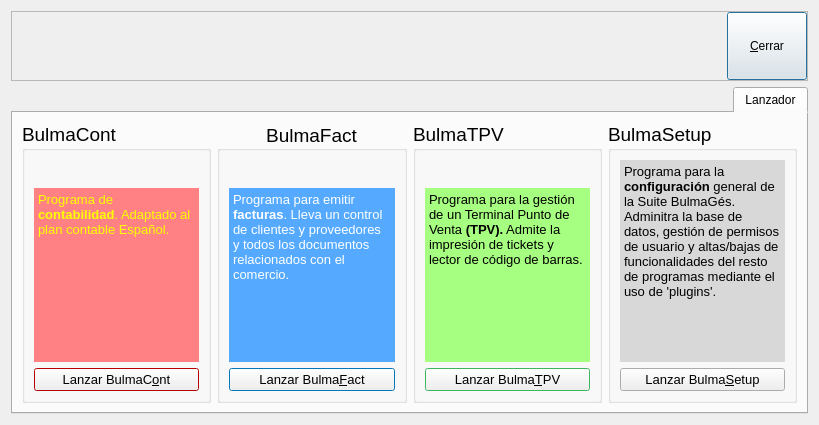
<ui version="4.0" >
 <class>BulmaGesBase</class>
 <widget class="QDialog" name="BulmaGesBase" >
  <property name="geometry" >
   <rect>
    <x>0</x>
    <y>0</y>
    <width>819</width>
    <height>425</height>
   </rect>
  </property>
  <property name="windowTitle" >
   <string>Dialog</string>
  </property>
  <layout class="QVBoxLayout" name="verticalLayout" >
   <item>
    <widget class="QFrame" name="frame" >
     <property name="sizePolicy" >
      <sizepolicy vsizetype="Fixed" hsizetype="Preferred" >
       <horstretch>0</horstretch>
       <verstretch>0</verstretch>
      </sizepolicy>
     </property>
     <property name="minimumSize" >
      <size>
       <width>0</width>
       <height>70</height>
      </size>
     </property>
     <property name="frameShape" >
      <enum>QFrame::StyledPanel</enum>
     </property>
     <property name="frameShadow" >
      <enum>QFrame::Raised</enum>
     </property>
     <layout class="QHBoxLayout" name="horizontalLayout_2" >
      <property name="margin" >
       <number>0</number>
      </property>
      <item>
       <spacer name="horizontalSpacer" >
        <property name="orientation" >
         <enum>Qt::Horizontal</enum>
        </property>
        <property name="sizeHint" stdset="0" >
         <size>
          <width>535</width>
          <height>20</height>
         </size>
        </property>
       </spacer>
      </item>
      <item>
       <widget class="QPushButton" name="mui_cerrar" >
        <property name="sizePolicy" >
         <sizepolicy vsizetype="Expanding" hsizetype="Minimum" >
          <horstretch>0</horstretch>
          <verstretch>0</verstretch>
         </sizepolicy>
        </property>
        <property name="text" >
         <string>&amp;Cerrar</string>
        </property>
       </widget>
      </item>
     </layout>
    </widget>
   </item>
   <item>
    <widget class="QTabWidget" name="tabWidget" >
     <property name="layoutDirection" >
      <enum>Qt::RightToLeft</enum>
     </property>
     <property name="tabPosition" >
      <enum>QTabWidget::North</enum>
     </property>
     <property name="tabShape" >
      <enum>QTabWidget::Rounded</enum>
     </property>
     <property name="currentIndex" >
      <number>0</number>
     </property>
     <widget class="QWidget" name="mui_tablanzador" >
      <attribute name="title" >
       <string>Lanzador</string>
      </attribute>
      <layout class="QHBoxLayout" name="horizontalLayout" >
       <item>
        <widget class="QGroupBox" name="group_bulmasetup" >
         <property name="font" >
          <font>
           <pointsize>14</pointsize>
          </font>
         </property>
         <property name="layoutDirection" >
          <enum>Qt::LeftToRight</enum>
         </property>
         <property name="title" >
          <string>BulmaSetup</string>
         </property>
         <layout class="QVBoxLayout" name="verticalLayout_4" >
          <item>
           <widget class="QTextEdit" name="mui_textbulmasetup" >
            <property name="palette" >
             <palette>
              <active>
               <colorrole role="Base" >
                <brush brushstyle="SolidPattern" >
                 <color alpha="255" >
                  <red>216</red>
                  <green>216</green>
                  <blue>216</blue>
                 </color>
                </brush>
               </colorrole>
              </active>
              <inactive>
               <colorrole role="Base" >
                <brush brushstyle="SolidPattern" >
                 <color alpha="255" >
                  <red>216</red>
                  <green>216</green>
                  <blue>216</blue>
                 </color>
                </brush>
               </colorrole>
              </inactive>
              <disabled>
               <colorrole role="Base" >
                <brush brushstyle="SolidPattern" >
                 <color alpha="255" >
                  <red>255</red>
                  <green>255</green>
                  <blue>255</blue>
                 </color>
                </brush>
               </colorrole>
              </disabled>
             </palette>
            </property>
            <property name="font" >
             <font>
              <pointsize>7</pointsize>
             </font>
            </property>
            <property name="frameShape" >
             <enum>QFrame::NoFrame</enum>
            </property>
            <property name="readOnly" >
             <bool>true</bool>
            </property>
            <property name="html" >
             <string>&lt;!DOCTYPE HTML PUBLIC "-//W3C//DTD HTML 4.0//EN" "http://www.w3.org/TR/REC-html40/strict.dtd">
&lt;html>&lt;head>&lt;meta name="qrichtext" content="1" />&lt;style type="text/css">
p, li { white-space: pre-wrap; }
&lt;/style>&lt;/head>&lt;body style=" font-family:'Sans Serif'; font-size:7pt; font-weight:400; font-style:normal;">
&lt;p style=" margin-top:0px; margin-bottom:0px; margin-left:0px; margin-right:0px; -qt-block-indent:0; text-indent:0px; font-size:10pt;">Programa para la &lt;span style=" font-weight:600;">configuración&lt;/span> general de la Suite BulmaGés. Adminitra la base de datos, gestión de permisos de usuario y altas/bajas de funcionalidades del resto de programas mediante el uso de 'plugins'.&lt;/p>&lt;/body>&lt;/html></string>
            </property>
           </widget>
          </item>
          <item>
           <widget class="QPushButton" name="mui_lanzabulmasetup" >
            <property name="font" >
             <font>
              <pointsize>10</pointsize>
             </font>
            </property>
            <property name="text" >
             <string>Lanzar Bulma&amp;Setup</string>
            </property>
           </widget>
          </item>
         </layout>
        </widget>
       </item>
       <item>
        <widget class="QGroupBox" name="group_bulmatpv" >
         <property name="palette" >
          <palette>
           <active>
            <colorrole role="Base" >
             <brush brushstyle="SolidPattern" >
              <color alpha="255" >
               <red>255</red>
               <green>255</green>
               <blue>255</blue>
              </color>
             </brush>
            </colorrole>
            <colorrole role="Window" >
             <brush brushstyle="SolidPattern" >
              <color alpha="255" >
               <red>85</red>
               <green>255</green>
               <blue>127</blue>
              </color>
             </brush>
            </colorrole>
           </active>
           <inactive>
            <colorrole role="Base" >
             <brush brushstyle="SolidPattern" >
              <color alpha="255" >
               <red>255</red>
               <green>255</green>
               <blue>255</blue>
              </color>
             </brush>
            </colorrole>
            <colorrole role="Window" >
             <brush brushstyle="SolidPattern" >
              <color alpha="255" >
               <red>85</red>
               <green>255</green>
               <blue>127</blue>
              </color>
             </brush>
            </colorrole>
           </inactive>
           <disabled>
            <colorrole role="Base" >
             <brush brushstyle="SolidPattern" >
              <color alpha="255" >
               <red>85</red>
               <green>255</green>
               <blue>127</blue>
              </color>
             </brush>
            </colorrole>
            <colorrole role="Window" >
             <brush brushstyle="SolidPattern" >
              <color alpha="255" >
               <red>85</red>
               <green>255</green>
               <blue>127</blue>
              </color>
             </brush>
            </colorrole>
           </disabled>
          </palette>
         </property>
         <property name="font" >
          <font>
           <pointsize>14</pointsize>
          </font>
         </property>
         <property name="layoutDirection" >
          <enum>Qt::LeftToRight</enum>
         </property>
         <property name="title" >
          <string>BulmaTPV</string>
         </property>
         <layout class="QVBoxLayout" name="verticalLayout_5" >
          <item>
           <widget class="QLabel" name="label_2" >
            <property name="text" >
             <string/>
            </property>
            <property name="pixmap" >
             <pixmap resource="bulmages.qrc" >:/images/iconbulmatpv.svg</pixmap>
            </property>
            <property name="alignment" >
             <set>Qt::AlignCenter</set>
            </property>
           </widget>
          </item>
          <item>
           <widget class="QTextEdit" name="mui_textbulmatpv" >
            <property name="palette" >
             <palette>
              <active>
               <colorrole role="Base" >
                <brush brushstyle="SolidPattern" >
                 <color alpha="255" >
                  <red>167</red>
                  <green>255</green>
                  <blue>129</blue>
                 </color>
                </brush>
               </colorrole>
              </active>
              <inactive>
               <colorrole role="Base" >
                <brush brushstyle="SolidPattern" >
                 <color alpha="255" >
                  <red>167</red>
                  <green>255</green>
                  <blue>129</blue>
                 </color>
                </brush>
               </colorrole>
              </inactive>
              <disabled>
               <colorrole role="Base" >
                <brush brushstyle="SolidPattern" >
                 <color alpha="255" >
                  <red>255</red>
                  <green>255</green>
                  <blue>255</blue>
                 </color>
                </brush>
               </colorrole>
              </disabled>
             </palette>
            </property>
            <property name="frameShape" >
             <enum>QFrame::NoFrame</enum>
            </property>
            <property name="readOnly" >
             <bool>true</bool>
            </property>
            <property name="html" >
             <string>&lt;!DOCTYPE HTML PUBLIC "-//W3C//DTD HTML 4.0//EN" "http://www.w3.org/TR/REC-html40/strict.dtd">
&lt;html>&lt;head>&lt;meta name="qrichtext" content="1" />&lt;style type="text/css">
p, li { white-space: pre-wrap; }
&lt;/style>&lt;/head>&lt;body style=" font-family:'Sans Serif'; font-size:14pt; font-weight:400; font-style:normal;">
&lt;p style=" margin-top:0px; margin-bottom:0px; margin-left:0px; margin-right:0px; -qt-block-indent:0; text-indent:0px; font-size:10pt;">Programa para la gestión de un Terminal Punto de Venta &lt;span style=" font-weight:600;">(TPV).&lt;/span> Admite la impresión de tickets y lector de código de barras.&lt;/p>&lt;/body>&lt;/html></string>
            </property>
           </widget>
          </item>
          <item>
           <widget class="QPushButton" name="mui_lanzabulmatpv" >
            <property name="font" >
             <font>
              <pointsize>10</pointsize>
             </font>
            </property>
            <property name="text" >
             <string>Lanzar Bulma&amp;TPV</string>
            </property>
           </widget>
          </item>
         </layout>
        </widget>
       </item>
       <item>
        <widget class="QGroupBox" name="group_bulmafact" >
         <property name="palette" >
          <palette>
           <active>
            <colorrole role="Base" >
             <brush brushstyle="SolidPattern" >
              <color alpha="255" >
               <red>255</red>
               <green>255</green>
               <blue>255</blue>
              </color>
             </brush>
            </colorrole>
            <colorrole role="Window" >
             <brush brushstyle="SolidPattern" >
              <color alpha="255" >
               <red>0</red>
               <green>170</green>
               <blue>255</blue>
              </color>
             </brush>
            </colorrole>
            <colorrole role="Shadow" >
             <brush brushstyle="SolidPattern" >
              <color alpha="255" >
               <red>0</red>
               <green>0</green>
               <blue>0</blue>
              </color>
             </brush>
            </colorrole>
           </active>
           <inactive>
            <colorrole role="Base" >
             <brush brushstyle="SolidPattern" >
              <color alpha="255" >
               <red>255</red>
               <green>255</green>
               <blue>255</blue>
              </color>
             </brush>
            </colorrole>
            <colorrole role="Window" >
             <brush brushstyle="SolidPattern" >
              <color alpha="255" >
               <red>0</red>
               <green>170</green>
               <blue>255</blue>
              </color>
             </brush>
            </colorrole>
            <colorrole role="Shadow" >
             <brush brushstyle="SolidPattern" >
              <color alpha="255" >
               <red>0</red>
               <green>0</green>
               <blue>0</blue>
              </color>
             </brush>
            </colorrole>
           </inactive>
           <disabled>
            <colorrole role="Base" >
             <brush brushstyle="SolidPattern" >
              <color alpha="255" >
               <red>0</red>
               <green>170</green>
               <blue>255</blue>
              </color>
             </brush>
            </colorrole>
            <colorrole role="Window" >
             <brush brushstyle="SolidPattern" >
              <color alpha="255" >
               <red>0</red>
               <green>170</green>
               <blue>255</blue>
              </color>
             </brush>
            </colorrole>
            <colorrole role="Shadow" >
             <brush brushstyle="SolidPattern" >
              <color alpha="255" >
               <red>0</red>
               <green>0</green>
               <blue>0</blue>
              </color>
             </brush>
            </colorrole>
           </disabled>
          </palette>
         </property>
         <property name="font" >
          <font>
           <pointsize>14</pointsize>
          </font>
         </property>
         <property name="layoutDirection" >
          <enum>Qt::LeftToRight</enum>
         </property>
         <property name="title" >
          <string>BulmaFact</string>
         </property>
         <property name="alignment" >
          <set>Qt::AlignCenter</set>
         </property>
         <layout class="QVBoxLayout" name="verticalLayout_3" >
          <item>
           <widget class="QLabel" name="label" >
            <property name="maximumSize" >
             <size>
              <width>15000</width>
              <height>15000</height>
             </size>
            </property>
            <property name="text" >
             <string/>
            </property>
            <property name="pixmap" >
             <pixmap resource="bulmages.qrc" >:/images/iconbulmafact.svg</pixmap>
            </property>
            <property name="scaledContents" >
             <bool>false</bool>
            </property>
            <property name="alignment" >
             <set>Qt::AlignCenter</set>
            </property>
           </widget>
          </item>
          <item>
           <widget class="QTextEdit" name="mui_textbulmafact" >
            <property name="minimumSize" >
             <size>
              <width>0</width>
              <height>0</height>
             </size>
            </property>
            <property name="palette" >
             <palette>
              <active>
               <colorrole role="Text" >
                <brush brushstyle="SolidPattern" >
                 <color alpha="255" >
                  <red>255</red>
                  <green>255</green>
                  <blue>255</blue>
                 </color>
                </brush>
               </colorrole>
               <colorrole role="Base" >
                <brush brushstyle="SolidPattern" >
                 <color alpha="255" >
                  <red>85</red>
                  <green>170</green>
                  <blue>255</blue>
                 </color>
                </brush>
               </colorrole>
              </active>
              <inactive>
               <colorrole role="Text" >
                <brush brushstyle="SolidPattern" >
                 <color alpha="255" >
                  <red>255</red>
                  <green>255</green>
                  <blue>255</blue>
                 </color>
                </brush>
               </colorrole>
               <colorrole role="Base" >
                <brush brushstyle="SolidPattern" >
                 <color alpha="255" >
                  <red>85</red>
                  <green>170</green>
                  <blue>255</blue>
                 </color>
                </brush>
               </colorrole>
              </inactive>
              <disabled>
               <colorrole role="Text" >
                <brush brushstyle="SolidPattern" >
                 <color alpha="255" >
                  <red>126</red>
                  <green>125</green>
                  <blue>124</blue>
                 </color>
                </brush>
               </colorrole>
               <colorrole role="Base" >
                <brush brushstyle="SolidPattern" >
                 <color alpha="255" >
                  <red>255</red>
                  <green>255</green>
                  <blue>255</blue>
                 </color>
                </brush>
               </colorrole>
              </disabled>
             </palette>
            </property>
            <property name="frameShape" >
             <enum>QFrame::NoFrame</enum>
            </property>
            <property name="readOnly" >
             <bool>true</bool>
            </property>
            <property name="html" >
             <string>&lt;!DOCTYPE HTML PUBLIC "-//W3C//DTD HTML 4.0//EN" "http://www.w3.org/TR/REC-html40/strict.dtd">
&lt;html>&lt;head>&lt;meta name="qrichtext" content="1" />&lt;style type="text/css">
p, li { white-space: pre-wrap; }
&lt;/style>&lt;/head>&lt;body style=" font-family:'Sans Serif'; font-size:14pt; font-weight:400; font-style:normal;">
&lt;p style=" margin-top:0px; margin-bottom:0px; margin-left:0px; margin-right:0px; -qt-block-indent:0; text-indent:0px; font-size:10pt;">Programa para emitir &lt;span style=" font-weight:600;">facturas&lt;/span>. Lleva un control de clientes y proveedores y todos los documentos relacionados con el comercio.&lt;/p>&lt;/body>&lt;/html></string>
            </property>
           </widget>
          </item>
          <item>
           <widget class="QPushButton" name="mui_lanzabulmafact" >
            <property name="font" >
             <font>
              <pointsize>10</pointsize>
             </font>
            </property>
            <property name="text" >
             <string>Lanzar Bulma&amp;Fact</string>
            </property>
           </widget>
          </item>
         </layout>
        </widget>
       </item>
       <item>
        <widget class="QGroupBox" name="group_bulmacont" >
         <property name="palette" >
          <palette>
           <active>
            <colorrole role="Base" >
             <brush brushstyle="SolidPattern" >
              <color alpha="255" >
               <red>255</red>
               <green>255</green>
               <blue>255</blue>
              </color>
             </brush>
            </colorrole>
            <colorrole role="Window" >
             <brush brushstyle="SolidPattern" >
              <color alpha="255" >
               <red>255</red>
               <green>0</green>
               <blue>0</blue>
              </color>
             </brush>
            </colorrole>
           </active>
           <inactive>
            <colorrole role="Base" >
             <brush brushstyle="SolidPattern" >
              <color alpha="255" >
               <red>255</red>
               <green>255</green>
               <blue>255</blue>
              </color>
             </brush>
            </colorrole>
            <colorrole role="Window" >
             <brush brushstyle="SolidPattern" >
              <color alpha="255" >
               <red>255</red>
               <green>0</green>
               <blue>0</blue>
              </color>
             </brush>
            </colorrole>
           </inactive>
           <disabled>
            <colorrole role="Base" >
             <brush brushstyle="SolidPattern" >
              <color alpha="255" >
               <red>255</red>
               <green>0</green>
               <blue>0</blue>
              </color>
             </brush>
            </colorrole>
            <colorrole role="Window" >
             <brush brushstyle="SolidPattern" >
              <color alpha="255" >
               <red>255</red>
               <green>0</green>
               <blue>0</blue>
              </color>
             </brush>
            </colorrole>
           </disabled>
          </palette>
         </property>
         <property name="font" >
          <font>
           <pointsize>14</pointsize>
          </font>
         </property>
         <property name="layoutDirection" >
          <enum>Qt::LeftToRight</enum>
         </property>
         <property name="title" >
          <string>BulmaCont</string>
         </property>
         <layout class="QVBoxLayout" name="verticalLayout_2" >
          <item>
           <widget class="QLabel" name="label_3" >
            <property name="sizePolicy" >
             <sizepolicy vsizetype="Fixed" hsizetype="Preferred" >
              <horstretch>0</horstretch>
              <verstretch>0</verstretch>
             </sizepolicy>
            </property>
            <property name="maximumSize" >
             <size>
              <width>16777215</width>
              <height>152000</height>
             </size>
            </property>
            <property name="text" >
             <string/>
            </property>
            <property name="pixmap" >
             <pixmap resource="bulmages.qrc" >:/images/iconbulmacont.svg</pixmap>
            </property>
            <property name="alignment" >
             <set>Qt::AlignCenter</set>
            </property>
           </widget>
          </item>
          <item>
           <widget class="QTextEdit" name="mui_textbulmacont" >
            <property name="palette" >
             <palette>
              <active>
               <colorrole role="Text" >
                <brush brushstyle="SolidPattern" >
                 <color alpha="255" >
                  <red>255</red>
                  <green>255</green>
                  <blue>0</blue>
                 </color>
                </brush>
               </colorrole>
               <colorrole role="Base" >
                <brush brushstyle="SolidPattern" >
                 <color alpha="255" >
                  <red>255</red>
                  <green>129</green>
                  <blue>131</blue>
                 </color>
                </brush>
               </colorrole>
              </active>
              <inactive>
               <colorrole role="Text" >
                <brush brushstyle="SolidPattern" >
                 <color alpha="255" >
                  <red>255</red>
                  <green>255</green>
                  <blue>0</blue>
                 </color>
                </brush>
               </colorrole>
               <colorrole role="Base" >
                <brush brushstyle="SolidPattern" >
                 <color alpha="255" >
                  <red>255</red>
                  <green>129</green>
                  <blue>131</blue>
                 </color>
                </brush>
               </colorrole>
              </inactive>
              <disabled>
               <colorrole role="Text" >
                <brush brushstyle="SolidPattern" >
                 <color alpha="255" >
                  <red>126</red>
                  <green>125</green>
                  <blue>124</blue>
                 </color>
                </brush>
               </colorrole>
               <colorrole role="Base" >
                <brush brushstyle="SolidPattern" >
                 <color alpha="255" >
                  <red>255</red>
                  <green>0</green>
                  <blue>0</blue>
                 </color>
                </brush>
               </colorrole>
              </disabled>
             </palette>
            </property>
            <property name="frameShape" >
             <enum>QFrame::NoFrame</enum>
            </property>
            <property name="readOnly" >
             <bool>true</bool>
            </property>
            <property name="html" >
             <string>&lt;!DOCTYPE HTML PUBLIC "-//W3C//DTD HTML 4.0//EN" "http://www.w3.org/TR/REC-html40/strict.dtd">
&lt;html>&lt;head>&lt;meta name="qrichtext" content="1" />&lt;style type="text/css">
p, li { white-space: pre-wrap; }
&lt;/style>&lt;/head>&lt;body style=" font-family:'Sans Serif'; font-size:14pt; font-weight:400; font-style:normal;">
&lt;p style=" margin-top:0px; margin-bottom:0px; margin-left:0px; margin-right:0px; -qt-block-indent:0; text-indent:0px; font-size:10pt;">Programa de &lt;span style=" font-weight:600;">contabilidad&lt;/span>. Adaptado al plan contable Español.&lt;/p>&lt;/body>&lt;/html></string>
            </property>
           </widget>
          </item>
          <item>
           <widget class="QPushButton" name="mui_lanzabulmacont" >
            <property name="font" >
             <font>
              <pointsize>10</pointsize>
             </font>
            </property>
            <property name="text" >
             <string>Lanzar BulmaC&amp;ont</string>
            </property>
           </widget>
          </item>
         </layout>
        </widget>
       </item>
      </layout>
     </widget>
    </widget>
   </item>
  </layout>
 </widget>
 <resources>
  <include location="bulmages.qrc" />
 </resources>
 <connections>
  <connection>
   <sender>group_bulmacont</sender>
   <signal>clicked()</signal>
   <receiver>mui_lanzabulmacont</receiver>
   <slot>click()</slot>
   <hints>
    <hint type="sourcelabel" >
     <x>83</x>
     <y>123</y>
    </hint>
    <hint type="destinationlabel" >
     <x>172</x>
     <y>388</y>
    </hint>
   </hints>
  </connection>
  <connection>
   <sender>group_bulmafact</sender>
   <signal>clicked()</signal>
   <receiver>mui_lanzabulmafact</receiver>
   <slot>click()</slot>
   <hints>
    <hint type="sourcelabel" >
     <x>260</x>
     <y>121</y>
    </hint>
    <hint type="destinationlabel" >
     <x>324</x>
     <y>390</y>
    </hint>
   </hints>
  </connection>
  <connection>
   <sender>group_bulmatpv</sender>
   <signal>clicked()</signal>
   <receiver>mui_lanzabulmatpv</receiver>
   <slot>click()</slot>
   <hints>
    <hint type="sourcelabel" >
     <x>430</x>
     <y>120</y>
    </hint>
    <hint type="destinationlabel" >
     <x>512</x>
     <y>386</y>
    </hint>
   </hints>
  </connection>
  <connection>
   <sender>group_bulmasetup</sender>
   <signal>clicked()</signal>
   <receiver>mui_lanzabulmasetup</receiver>
   <slot>click()</slot>
   <hints>
    <hint type="sourcelabel" >
     <x>637</x>
     <y>124</y>
    </hint>
    <hint type="destinationlabel" >
     <x>725</x>
     <y>391</y>
    </hint>
   </hints>
  </connection>
 </connections>
</ui>
